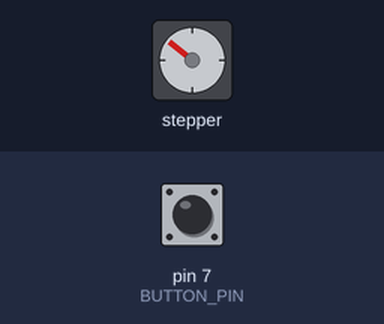
A sketch run on a simulated Arduino Uno, built with avr-gcc and run on an emulated ATmega328P. Parts: stepper motor. Inputs (shaded band) come from the test bench; at power-on: pin 7 (BUTTON_PIN) HIGH. Stepper angles assume 2048 steps per turn.

Above: at 1.2 s.
1.3 s: pin 7 (BUTTON_PIN) pulled LOW for 0.15 s
At 1.96 s:
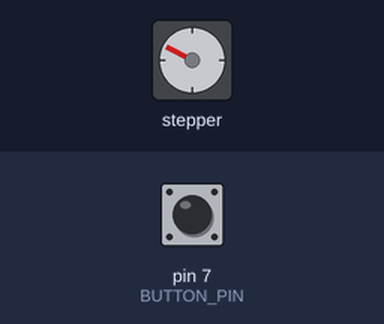
4.4 s: pin 7 (BUTTON_PIN) pulled LOW for 1 s
At 4.68 s:
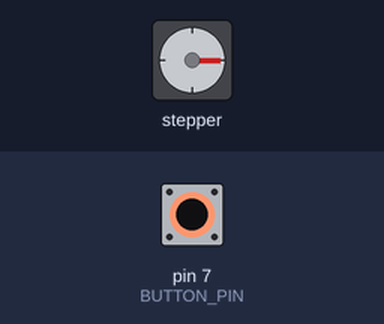
Timing chart, 0 to 19.4 s (numbered marks = the images above; inputs shaded):
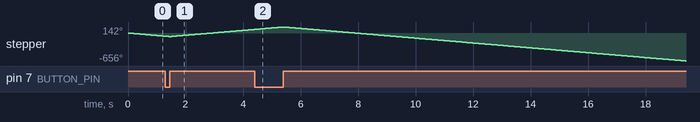

The sketch:

Lesson_35_-_Homework.ino
```cpp
//We are making a stepper motor turn without stopping and then reversing its rotation after pushing a button
//Staring Library
#include <Stepper.h>

//Declaring Variables
int BUTTON_PIN = 7;
int BUTTON_NEW;
int STEPS_PER_REVOLUTION = 2048;
int SPEED = 10;
int STEP = 1;
int BUTTON_OLD;

//Setting up stepper motor
Stepper STEPPER(STEPS_PER_REVOLUTION, 8, 10, 9, 11);


void setup() {
  //Starting Serial Monitor
  Serial.begin(9600);

  //Reading Button Value
  pinMode(BUTTON_PIN, INPUT);

  //Starting Button
  digitalWrite(BUTTON_PIN, HIGH);

  //Giving Stepper Motor a Speed
  STEPPER.setSpeed(SPEED);
}


void loop() {
  //Reading Button Value
  BUTTON_NEW = digitalRead(BUTTON_PIN);

  //Starting the Rotation of the Stepper Motor
  STEPPER.step(STEP);

  //Setting up if statement to execute when the button is pushed down
  if (BUTTON_OLD == 0 && BUTTON_NEW == 1) {
    //Reversing the Direction of the spin
      STEP = STEP * (-1);
  }

  //In order for the if statement to execute, button old must hold button new's value
  //When the program restarts, and if we push the button, button old will be 0, and button new will be 1
  BUTTON_OLD = BUTTON_NEW;
}
```
